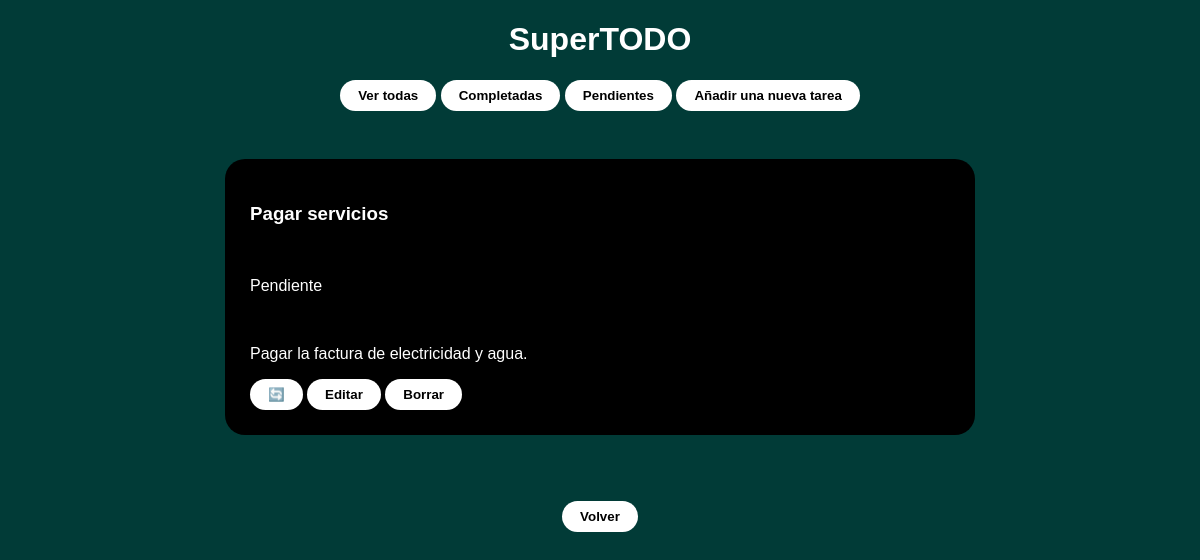
Page /tasks/pagar-servicios/ on the earlier database version.
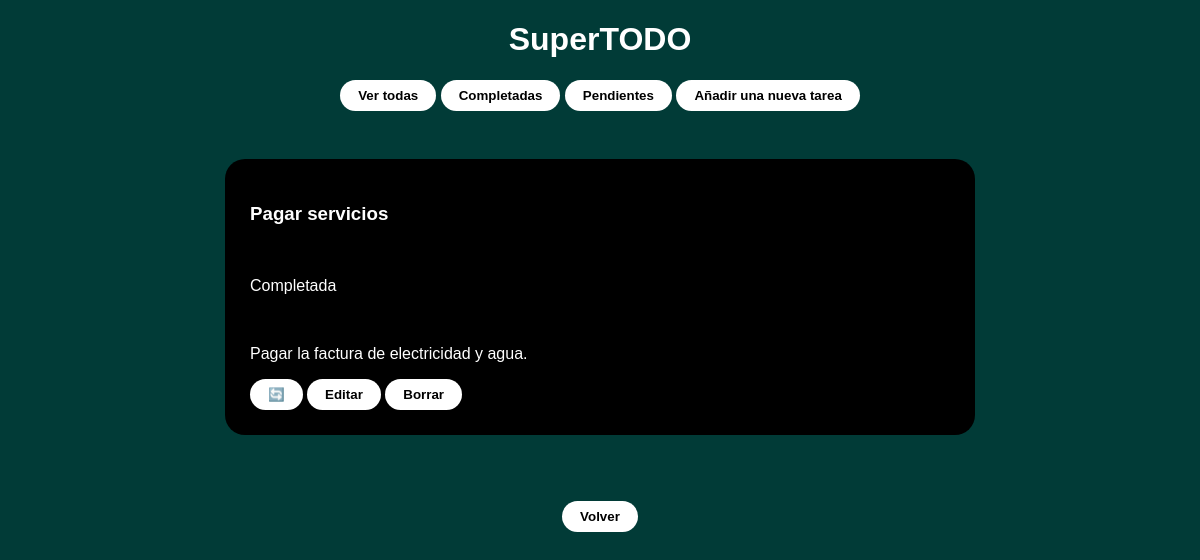
Same page on the later database version.
### tasks/views.py (the view)
# urls.py: path('<slug:task_slug>/', views.task_detail, name='task-detail'),
def task_detail(request, task_slug):
    task = Task.objects.get(slug=task_slug)
    return render(request, 'tasks/task/detail.html', {'task': task})

### tasks/templates/tasks/task/detail.html
{% extends "base.html" %}
{% load static %}
{% block content %}
  {% include "header.html" %}
  <div class="links">
      <a href="{% url 'tasks:task-list' %}"><button>Ver todas</button></a>
      <a href="{% url 'tasks:task-list-completed' %}"><button>Completadas</button></a>
      <a href="{% url 'tasks:task-list-pending' %}"><button>Pendientes</button></a>
      <a href="{% url 'tasks:add-task' %}"><button>Añadir una nueva tarea</button></a>
  </div><br>
  <div class="detail">
    <h3>{{ task.name }}</h3><br>
    {% if task.completed %}
      <p>Completada</p><br>
    {% else %}
      <p>Pendiente</p><br>
    {% endif %}
    <p>{{ task.description }}</p>
    <a href="{% url 'tasks:toogle-task' task.slug %}"><button>🔄</button></a>
    <a href="{% url 'tasks:edit-task' task.slug %}"><button>Editar</button></a>
    <a href="{% url 'tasks:delete-task' task.slug %}"><button>Borrar</button></a>
  </div>
  <br><br>
  <div class="links">
    <a href="{% url 'tasks:task-list' %}"><button>Volver</button></a>
  </div>
{% endblock %}

Differences in the rows shown:
changed Task "Pagar servicios": completed False → True (drawn)
Other differences:
text no longer shown: "Pendiente"
text now shown: "Completada"
